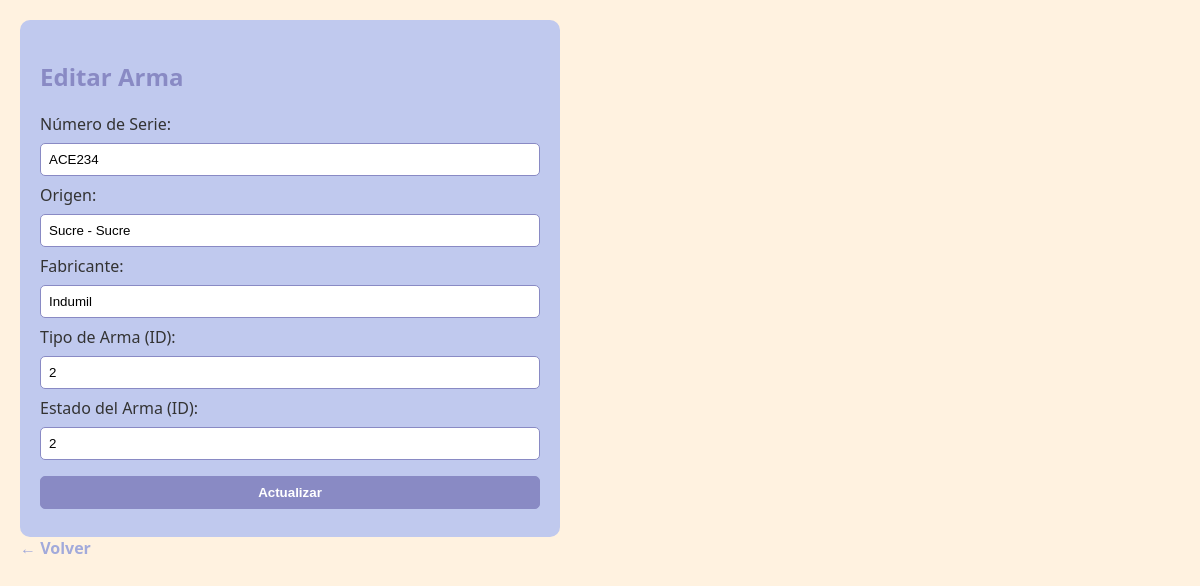
The page /editar.php?id=2 on the database its author committed.
### tables this page shows
CREATE TABLE `arma` (
  `id_arma` int(11) NOT NULL,
  `numero_serie` varchar(50) NOT NULL,
  `origen` varchar(100) NOT NULL,
  `fabricante` varchar(100) DEFAULT NULL,
  `id_tipo_arma` int(11) DEFAULT NULL,
  `id_estado_arma` int(11) DEFAULT NULL
);

### editar.php (the view, shortened to what this page needs)
<!DOCTYPE html>
<html>
<head>
    <link rel="stylesheet" href="estilos.css">
</head>
<body>
<?php
include 'db.php';
$id = $_GET['id'];
$arma = $conexion->query("SELECT * FROM Arma WHERE id_arma=$id")->fetch_assoc();
?>
<form method="POST">
    <h2>Editar Arma</h2>
    Número de Serie: <input type="text" name="numero_serie" value="<?= $arma['numero_serie'] ?>"><br>
    Origen: <input type="text" name="origen" value="<?= $arma['origen'] ?>"><br>
    Fabricante: <input type="text" name="fabricante" value="<?= $arma['fabricante'] ?>"><br>
    Tipo de Arma (ID): <input type="number" name="id_tipo_arma" value="<?= $arma['id_tipo_arma'] ?>"><br>
    Estado del Arma (ID): <input type="number" name="id_estado_arma" value="<?= $arma['id_estado_arma'] ?>"><br>
    <button type="submit">Actualizar</button>
</form>
<a href="index.php">← Volver</a>

### estilos.css (style rules this page uses)
body { background-color: #FFF2E0; font-family: 'Segoe UI', Tahoma, Geneva, Verdana, sans-serif; color: #333; margin: 0; padding: 20px; }
h2 { color: #898AC4; }
a { text-decoration: none; color: #A2AADB; font-weight: bold; }
form { background-color: #C0C9EE; padding: 20px; border-radius: 10px; max-width: 500px; }
input[type="text"], input[type="number"], input[type="email"], button { width: 100%; padding: 8px; margin: 8px 0; box-sizing: border-box; border: 1px solid #898AC4; border-radius: 5px; }
button { background-color: #898AC4; color: white; font-weight: bold; cursor: pointer; }

### rows shown on the page
arma: numero_serie "ACE234", origen "Sucre - Sucre", fabricante "Indumil", id_tipo_arma "2", id_estado_arma "2"
